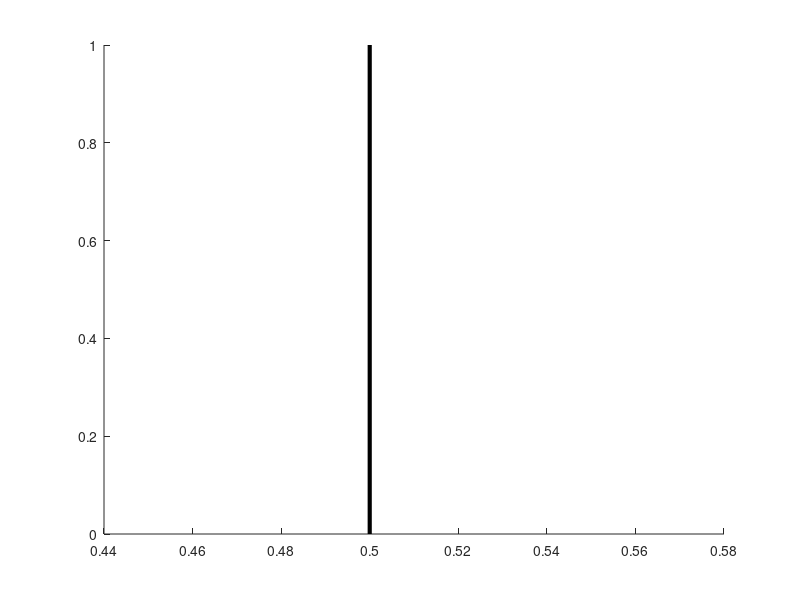

This chart was generated by the following MATLAB code:
function T
handles.figure = figure;
handles.axes = axes;
handles.line1 = line();
set(handles.line1,'XData',[0.5 0.5],'LineWidth',[3]);
set(handles.line1,'ButtonDownFcn',@(h,ev)pushButton(handles));
get(handles.line1)
set(handles.figure,'WindowButtonUpFcn',@(h,ev)stop(handles));

function pushButton(handles)
get(handles.figure)
set(handles.figure,'WindowButtonMotionFcn',@(h,ev)motion(motion))


function motion(handles)
position = get(handles.axes,'CurrentPoint');
set(handles.line1,'XData',[position(1) position(1)]);

function stop(handles)
set(handles.line1,'ButtonDownFcn','');